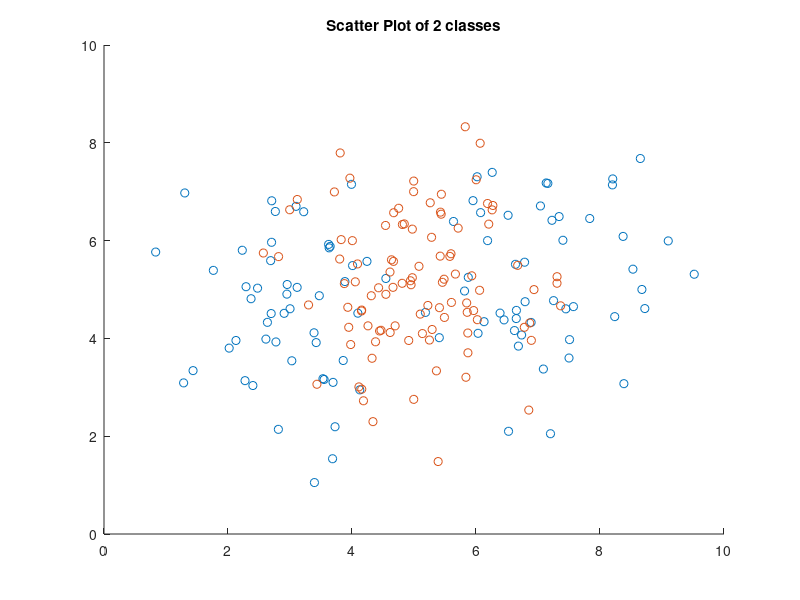

The MATLAB script that drew this image: (Note: this script raises an error after producing the figure.)

clc;
clear;
close all;

% Load dataz
load1 = load('data_lvq_A.mat');
load2 = load('data_lvq_B.mat');

%Convert to matrix
data1mat = cell2mat(struct2cell(load1));
data2mat = cell2mat(struct2cell(load2));

% Add labels
class1 = zeros(200,1);
class2 = ones(200,1);

% Join data
fullData = [data1mat; data2mat];

numberOfClasses = 2;

% Scatter plot
figure
scatter(data1mat(:,1), data1mat(:,2));
hold on
scatter(data2mat(:,1), data2mat(:,2));
title('Scatter Plot of 2 classes');
hold on

% Class labels
class_labels = floor( (0:length(fullData)-1) * numberOfClasses / length(fullData) );

% Calculate the class conditional means and fullData mean
class1mean = mean(data1mat);
class2mean = mean(data2mat);
fullDataMean = mean(fullData);

rng(42)
%Prepare prototypes for question 1 - 4
prototype1 = class1mean + randn(size(class1mean));
prototype2 = class1mean + randn(size(class1mean));
prototype3 = class2mean + randn(size(class2mean));
prototype4 = class2mean + randn(size(class2mean));

% Vectorize
prototypes = [prototype1 0; prototype2 0; prototype3 1];

%Plot for question 4
myLVQ1(fullData,prototypes,class_labels,0.01,1);
legend('Class 1','Class 2','Prototype 1-A','Prototype 2-A','Prototype 3-B')

figure
myLVQ1(fullData,prototypes,class_labels,0.01,2);
title('Number of Epochs vs Error');


%Prepare prototypes lists question 5 - 7
%Init prototypes lists for plotting 4 different combinations of prototype per class
prototype_1to1 = [prototype1 0; prototype3 1];
prototype_1to2 = [prototype1 0; prototype3 1; prototype4 1];
prototype_2to1 = [prototype1 0; prototype2 0; prototype3 1];
prototype_2to2 = [prototype1 0; prototype2 0; prototype3 1; prototype4 1];


%Scatter plot the result of 4 combinations of prototypes for question 6
figure
subplot(2,2,1)
scatter(data1mat(:,1), data1mat(:,2));
hold on
scatter(data2mat(:,1), data2mat(:,2));
title('Scatter Plot of 1to1');
hold on
myLVQ1(fullData,prototype_1to1,class_labels,0.01,1);
legend('Class 1','Class 2','Prototype 1-A','Prototype 3-A')

subplot(2,2,2)
scatter(data1mat(:,1), data1mat(:,2));
hold on
scatter(data2mat(:,1), data2mat(:,2));
title('Scatter Plot of 1to2');
hold on
myLVQ1(fullData,prototype_1to2,class_labels,0.01,1);
legend('Class 1','Class 2','Prototype 1-A','Prototype 3-B','Prototype 4-B')

subplot(2,2,3)
scatter(data1mat(:,1), data1mat(:,2));
hold on
scatter(data2mat(:,1), data2mat(:,2));
title('Scatter Plot of 2to1');
hold on
myLVQ1(fullData,prototype_2to1,class_labels,0.01,1);
legend('Class 1','Class 2','Prototype 1-A','Prototype 2-A','Prototype 3-B')

subplot(2,2,4)
scatter(data1mat(:,1), data1mat(:,2));
hold on
scatter(data2mat(:,1), data2mat(:,2));
title('Scatter Plot of 2to2');
hold on
myLVQ1(fullData,prototype_2to2,class_labels,0.01,1);
legend('Class 1','Class 2','Prototype 1-A','Prototype 2-A','Prototype 4-B','Prototype 3-B')

%Error plot the result of 4 combinations of prototypes for question 5
figure
subplot(2,2,1)
title('Number of Epochs vs Error - 1to1');
hold on
myLVQ1(fullData,prototype_1to1,class_labels,0.01,2);

subplot(2,2,2)
title('Number of Epochs vs Error - 1to2');
hold on
myLVQ1(fullData,prototype_1to2,class_labels,0.01,2);

subplot(2,2,3)
title('Number of Epochs vs Error - 2to1');
hold on
myLVQ1(fullData,prototype_2to1,class_labels,0.01,2);

subplot(2,2,4)
title('Number of Epochs vs Error - 2to2');
hold on
myLVQ1(fullData,prototype_2to2,class_labels,0.01,2);
